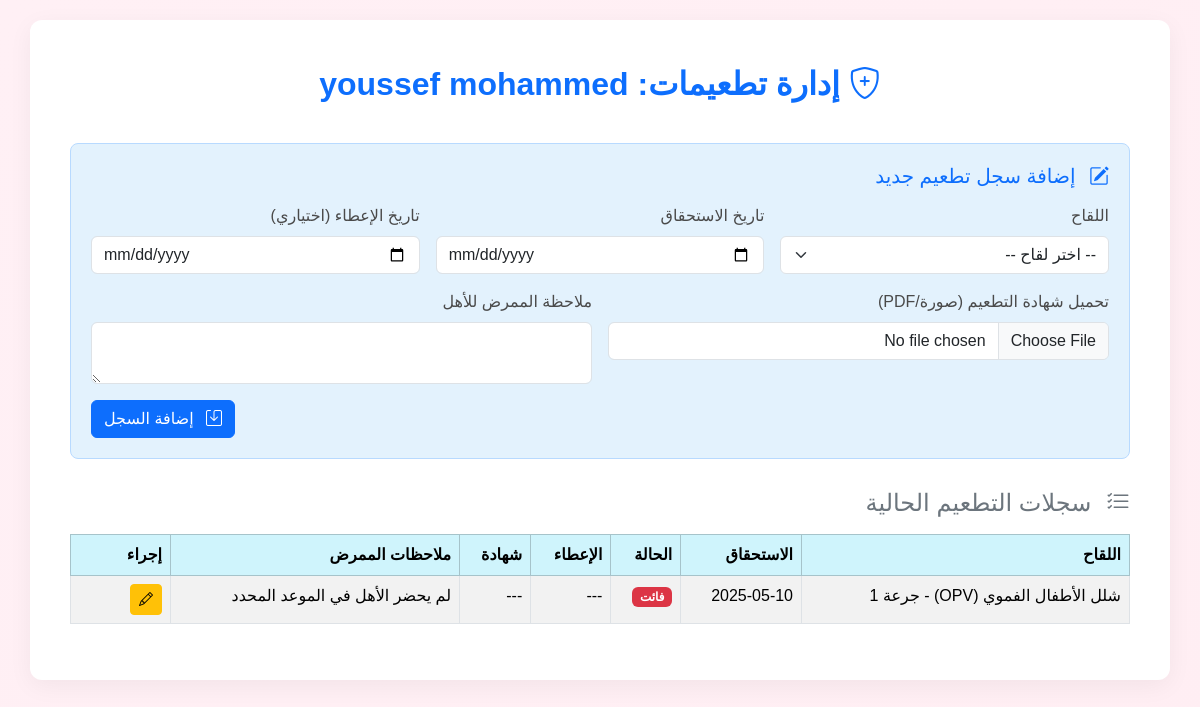
Screenshot of /child_vaccination.php?child_id=7 (signed in) with the database file from the repository.
### tables this page shows
CREATE TABLE `children` (
  `id` int(11) NOT NULL,
  `user_id` int(11) NOT NULL,
  `name` varchar(100) NOT NULL,
  `birth_date` date NOT NULL,
  `age` varchar(50) NOT NULL,
  `weight` float NOT NULL,
  `height` float NOT NULL,
  `created_at` timestamp NOT NULL DEFAULT current_timestamp(),
  `is_archived` tinyint(1) NOT NULL DEFAULT 0,
  `is_twin` tinyint(1) DEFAULT 0,
  `gender` enum('male','female') DEFAULT NULL,
  `twin_group` varchar(100) DEFAULT NULL,
  `nutrition_guideline_id` int(11) DEFAULT NULL
);

CREATE TABLE `child_vaccines` (
  `id` int(11) NOT NULL,
  `child_id` int(11) NOT NULL,
  `vaccine_id` int(11) NOT NULL,
  `due_date` date NOT NULL,
  `administered_date` date DEFAULT NULL,
  `status` enum('due','administered','missed') NOT NULL DEFAULT 'due',
  `nurse_note` text DEFAULT NULL,
  `certificate_filename` varchar(255) DEFAULT NULL,
  `nurse_id` int(11) DEFAULT NULL,
  `created_at` timestamp NOT NULL DEFAULT current_timestamp(),
  `vaccine_schedule_id` int(11) DEFAULT NULL
);

CREATE TABLE `vaccines` (
  `id` int(11) NOT NULL,
  `name` varchar(100) NOT NULL,
  `target_age` varchar(50) NOT NULL,
  `description` text DEFAULT NULL,
  `created_at` timestamp NOT NULL DEFAULT current_timestamp()
);

### child_vaccination.php (the view, shortened to what this page needs)
<?php
$host = 'localhost';
$db   = 'baby_tracker1';
$user = 'root';
$pass = '';
$charset = 'utf8mb4';
$dsn = "mysql:host=$host;dbname=$db;charset=$charset";
$options = [PDO::ATTR_ERRMODE => PDO::ERRMODE_EXCEPTION, PDO::ATTR_DEFAULT_FETCH_MODE => PDO::FETCH_ASSOC, PDO::ATTR_EMULATE_PREPARES => false];
$errors = [];
$child_id = $_REQUEST['child_id'] ?? null;
$edit_id = $_GET['edit_id'] ?? null;
$child_data = null;
$child_vaccines = [];
$edit_record = null;
try {
    $pdo = new PDO($dsn, $user, $pass, $options);
    $stmt_child = $pdo->prepare('SELECT id, name, birth_date FROM children WHERE id = ?');
    $stmt_child->execute([$child_id]);
    $child_data = $stmt_child->fetch();
    $stmt_child_vaccines = $pdo->prepare("SELECT cv.*, v.name as vaccine_name FROM child_vaccines cv JOIN vaccines v ON cv.vaccine_id = v.id WHERE cv.child_id = ? ORDER BY cv.due_date ASC");
    $stmt_child_vaccines->execute([$child_id]);
    $child_vaccines = $stmt_child_vaccines->fetchAll();
} catch (PDOException $e) {
    $errors[] = 'خطأ في الاتصال بقاعدة البيانات: ' . $e->getMessage();
}
?>
<!DOCTYPE html>
<html lang="ar" dir="rtl">
<head>
    <link href="https://cdn.jsdelivr.net/npm/bootstrap@5.3.2/dist/css/bootstrap.rtl.min.css" rel="stylesheet">
    <link rel="stylesheet" href="https://cdn.jsdelivr.net/npm/bootstrap-icons@1.10.5/font/bootstrap-icons.css">
    <link rel="stylesheet" href="https://cdnjs.cloudflare.com/ajax/libs/font-awesome/6.4.0/css/all.min.css">
</head>
<body>
<div class="main-container">
    <div class="container">
        <div class="row justify-content-center">
            <div class="col-12 main-box">
                <div class="page-header"><i class="bi bi-shield-plus"></i> إدارة تطعيمات: <?= htmlspecialchars($child_data['name'] ?? 'الطفل') ?></div>
                <div class="form-section">
                    <h5 class="mb-3 text-primary"><i class="bi bi-pencil-square me-2"></i> <?= $edit_id ? 'تعديل سجل' : 'إضافة سجل تطعيم جديد' ?></h5>
                    <form method="POST" action="child_vaccination.php?child_id=<?= $child_id ?>" enctype="multipart/form-data">
                        <div class="row g-3">
                            <div class="col-md-4">
                                <label for="vaccine_id" class="form-label">اللقاح</label>
                                <select name="vaccine_id" id="vaccine_id" class="form-select" required>
                                    <option value="">-- اختر لقاح --</option>
                                </select>
                            </div>
                            <div class="col-md-4">
                                <label for="due_date" class="form-label">تاريخ الاستحقاق</label>
                                <input type="date" name="due_date" id="due_date" class="form-control" value="<?= htmlspecialchars($edit_record['due_date'] ?? '') ?>" required>
                            </div>
                            <div class="col-md-4">
                                <label for="administered_date" class="form-label">تاريخ الإعطاء (اختياري)</label>
                                <input type="date" name="administered_date" id="administered_date" class="form-control" value="<?= htmlspecialchars($edit_record['administered_date'] ?? '') ?>">
                            </div>
                            <div class="col-md-6">
                                <label for="certificate_file" class="form-label">تحميل شهادة التطعيم (صورة/PDF)</label>
                                <input type="file" name="certificate" id="certificate_file" class="form-control" accept="image/*,application/pdf">
                            </div>
                            <div class="col-md-6">
                                <label for="nurse_note" class="form-label">ملاحظة الممرض للأهل</label>
                                <textarea name="nurse_note" id="nurse_note" class="form-control" rows="2"><?= htmlspecialchars($edit_record['nurse_note'] ?? '') ?></textarea>
                            </div>
                            <div class="col-12 text-end">
                                <button type="submit" class="btn btn-primary"><i class="bi bi-save me-2"></i> <?= $edit_id ? 'حفظ التعديلات' : 'إضافة السجل' ?></button>
                            </div>
                        </div>
                    </form>
                </div>
                <h4 class="mb-3 text-secondary"><i class="bi bi-list-check me-2"></i> سجلات التطعيم الحالية</h4>
                <?php if (empty($child_vaccines)): ?>
                    <div class="alert alert-info text-center">لا يوجد سجلات تطعيم لهذا الطفل.</div>
                <?php else: ?>
                    <table class="table table-bordered table-striped table-hover">
                        <thead class="table-info">
                            <tr>
                                <th>اللقاح</th>
                                <th>الاستحقاق</th>
                                <th>الحالة</th>
                                <th>الإعطاء</th>
                                <th>شهادة</th>
                                <th>ملاحظات الممرض</th>
                                <th style="width: 100px;">إجراء</th>
                            </tr>
                        </thead>
                        <tbody>
                            <?php foreach ($child_vaccines as $vac): ?>
                                <tr>
                                    <td><?= htmlspecialchars($vac['vaccine_name']) ?></td>
                                    <td><?= htmlspecialchars($vac['due_date']) ?></td>
                                    <td>
                                        <?php if ($vac['status'] === 'administered'): ?><span class="badge bg-success">تم</span>
                                        <?php elseif ($vac['status'] === 'missed'): ?><span class="badge bg-danger">فائت</span>
                                        <?php else: ?><span class="badge bg-warning text-dark">مستحق</span><?php endif; ?>
                                    </td>
                                    <td><?= htmlspecialchars($vac['administered_date'] ?? '---') ?></td>
                                    <td>
                                        <?php if (!empty($vac['certificate_filename'])): ?>
                                            <a href="uploads/vaccine_certs/<?= htmlspecialchars($vac['certificate_filename']) ?>" target="_blank" class="btn btn-sm btn-outline-success"><i class="bi bi-file-earmark-check"></i></a>
                                        <?php else: ?>
                                            ---
                                        <?php endif; ?>
                                    </td>
                                    <td><?= htmlspecialchars($vac['nurse_note'] ?? 'لا يوجد') ?></td>
                                    <td>
                                        <a href="child_vaccination.php?child_id=<?= $child_id ?>&edit_id=<?= $vac['id'] ?>" class="btn btn-sm btn-warning"><i class="bi bi-pencil"></i></a>
                                    </td>
                                </tr>
                            <?php endforeach; ?>
                        </tbody>
                    </table>
                <?php endif; ?>
            </div>
        </div>
    </div>
</div>
</body>
</html>

### rows the page displays
children: name "youssef mohammed"
child_vaccines: vaccine.name "شلل الأطفال الفموي (OPV) - جرعة 1", due_date "2025-05-10", status "فائت", administered_date "---", nurse_note "لم يحضر الأهل في الموعد المحدد"
